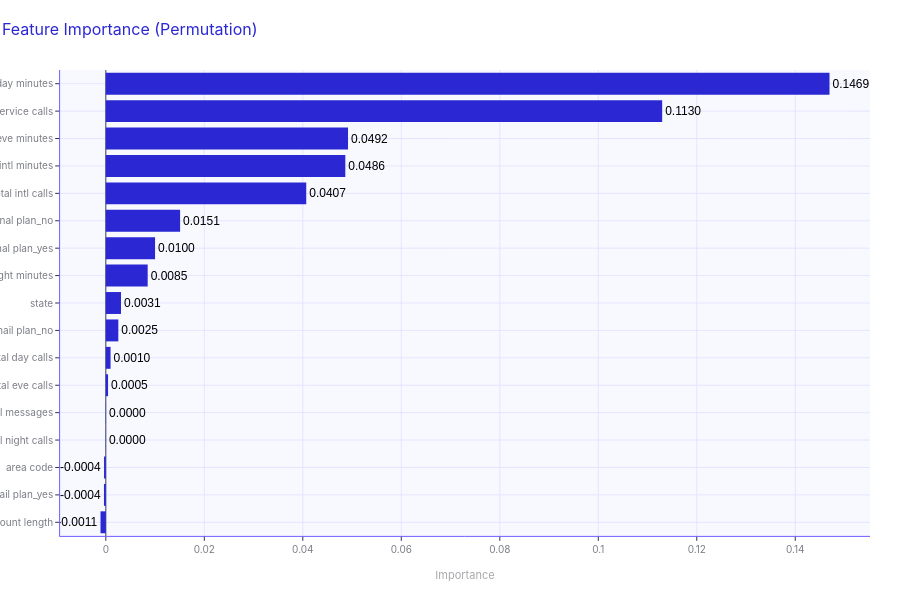
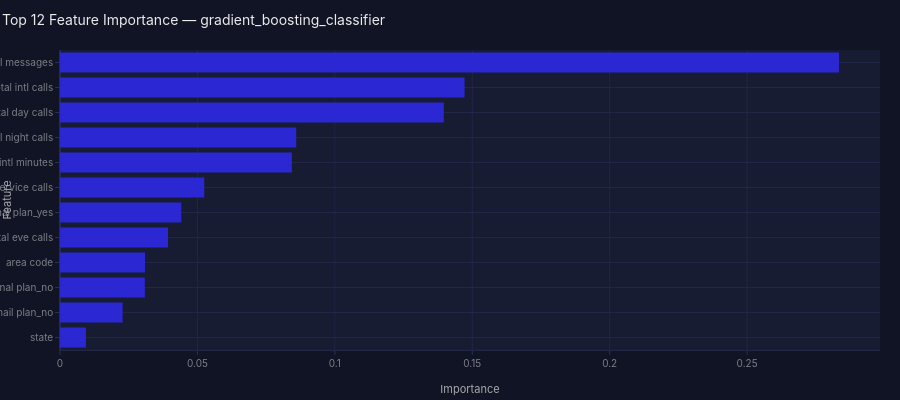

Notebook source saved alongside these figures, in order:
### Markdown cell above
## 6. 模型評估指標

`GAMMA_DNA.train` 自動計算以下指標（train / test 並列）：

| 指標 | 用途 |
|------|------|
| **ROC-AUC** | 主指標；不平衡 churn 下比 accuracy 更可靠 |
| **F1 / Precision / Recall** | 業務成本：漏判 churn（recall）vs 誤判（precision）|
| **Accuracy** | 參考；多數類 baseline ~86% |
| **5-fold CV** | `run_cv=True` 時附加，估計泛化穩定性 |

### Code cell
display(best.to_frame())

imp = g.explain(result=best, compute_shap=True, compute_permutation=True)
imp.summary()
imp.plot()

g.feature_importance_plot(top_n=12)

### Figure 1 — Plotly figure (JSON) as saved in the notebook; plotly's stock layout.template omitted (floating-point values rounded to 4 significant figures)
{"data": [{"marker": {"color": "#2b28d3"}, "orientation": "h", "text": ["-0.0011", "-0.0004", "-0.0004", "0.0000", "0.0000", "0.0005", "0.0010", "0.0025", "0.0031", "0.0085", "0.0100", "0.0151", "0.0407", "0.0486", "0.0492", "0.1130", "0.1469"], "textposition": "outside", "type": "bar", "x": [-0.00108, -0.0003762, -0.0003635, 2.17e-05, 3.436e-05, 0.0004504, 0.0009604, 0.002539, 0.003078, 0.008501, 0.009998, 0.01508, 0.0407, 0.04863, 0.04918, 0.113, 0.1469], "y": ["account length", "voice mail plan_yes", "area code", "total night calls", "number vmail messages", "total eve calls", "total day calls", "voice mail plan_no", "state", "total night minutes", "international plan_yes", "international plan_no", "total intl calls", "total intl minutes", "total eve minutes", "customer service calls", "total day minutes"]}], "layout": {"font": {"color": "black", "family": "Arial, sans-serif", "size": 12}, "height": 596, "legend": {"bgcolor": "white", "bordercolor": "#4934ff", "borderwidth": 1}, "margin": {"b": 60, "l": 60, "r": 30, "t": 70}, "paper_bgcolor": "white", "plot_bgcolor": "#f8f9ff", "title": {"font": {"color": "#2b28d3", "size": 16}, "text": "Feature Importance (Permutation)"}, "xaxis": {"gridcolor": "#e0e0ff", "linecolor": "#4934ff", "showline": true, "title": {"text": "Importance"}}, "yaxis": {"gridcolor": "#e0e0ff", "linecolor": "#4934ff", "showline": true}}}

### Figure 2 — Plotly figure (JSON) as saved in the notebook; plotly's stock layout.template omitted (floating-point values rounded to 4 significant figures)
{"data": [{"marker": {"color": "#2b28d3"}, "orientation": "h", "type": "bar", "x": [0.009438, 0.02278, 0.03087, 0.03093, 0.03931, 0.04414, 0.05248, 0.08435, 0.08594, 0.1397, 0.1472, 0.2834], "y": ["state", "voice mail plan_no", "international plan_no", "area code", "total eve calls", "international plan_yes", "customer service calls", "total intl minutes", "total night calls", "total day calls", "total intl calls", "number vmail messages"]}], "layout": {"height": 400, "title": {"text": "Top 12 Feature Importance — gradient_boosting_classifier"}, "xaxis": {"title": {"text": "Importance"}}, "yaxis": {"title": {"text": "Feature"}}}}
